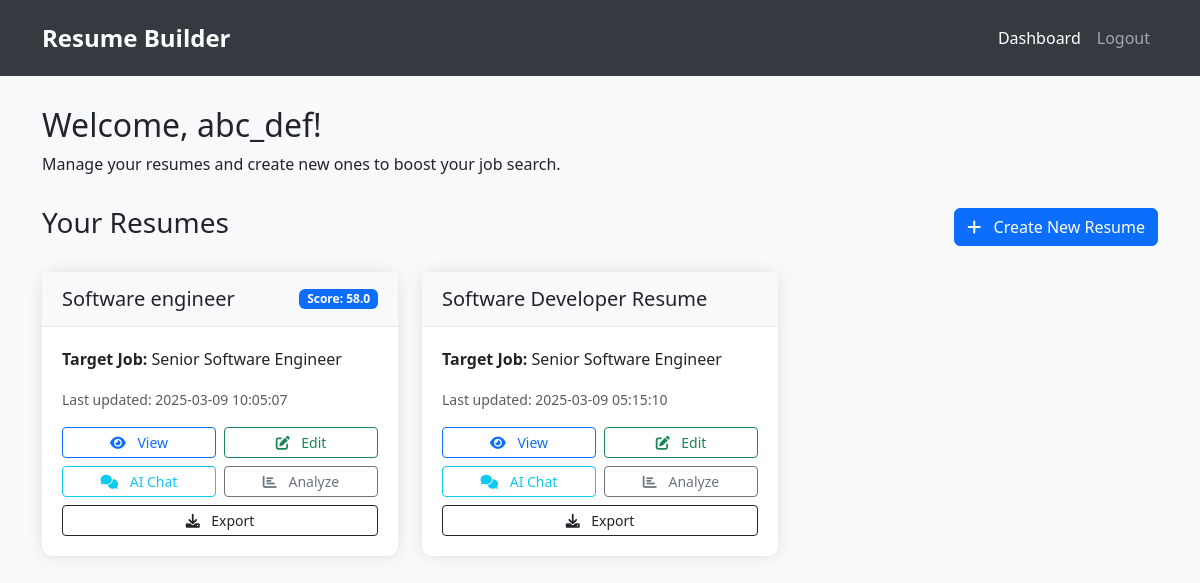
The page /dashboard (signed in) on the database as committed earlier.
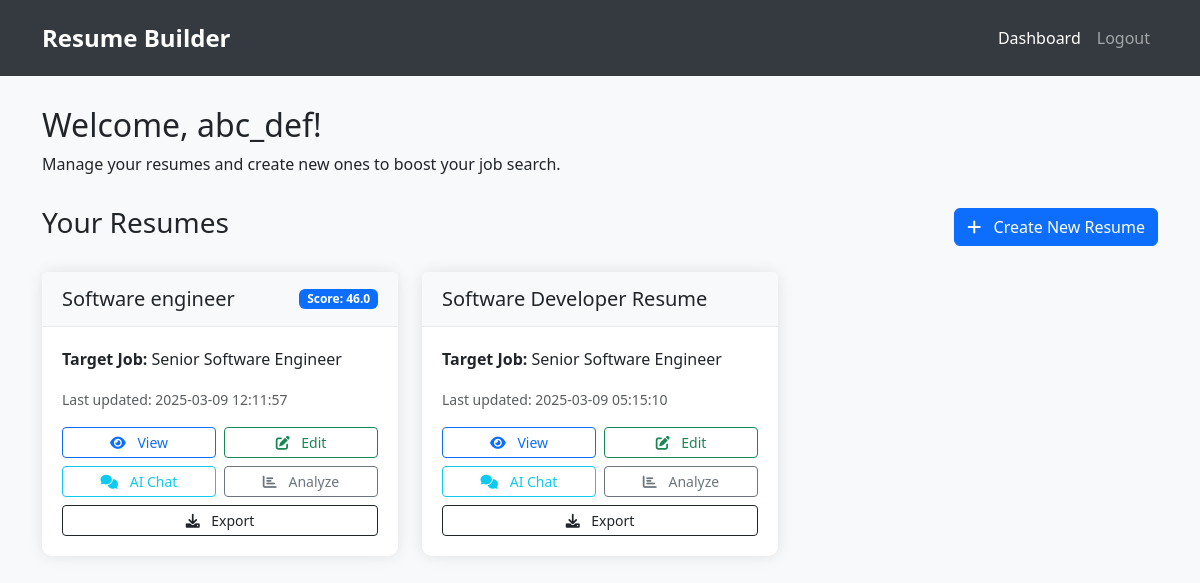
The same page on the database as committed later.
### tables this page shows
CREATE TABLE resumes (
        id INTEGER PRIMARY KEY AUTOINCREMENT,
        user_id INTEGER NOT NULL,
        title TEXT NOT NULL,
        content TEXT NOT NULL,
        score REAL,
        target_job TEXT,
        created_at TIMESTAMP DEFAULT CURRENT_TIMESTAMP,
        updated_at TIMESTAMP DEFAULT CURRENT_TIMESTAMP,
        FOREIGN KEY (user_id) REFERENCES users (id)
    );

### app.py (the view)
@app.route('/dashboard')
@login_required
def dashboard():
    conn = get_db_connection()
    cursor = conn.cursor()
    cursor.execute('SELECT * FROM resumes WHERE user_id = ? ORDER BY updated_at DESC', (session['user_id'],))
    resumes = cursor.fetchall()
    conn.close()
    return render_template('dashboard.html', resumes=resumes)

### app.py (called while the page is built)
def get_db_connection():
    conn = sqlite3.connect('resume_builder.db')
    conn.row_factory = sqlite3.Row
    return conn

def login_required(f):
    @wraps(f)
    def decorated_function(*args, **kwargs):
        if 'user_id' not in session:
            return redirect(url_for('login', next=request.url))
        return f(*args, **kwargs)
    return decorated_function

### templates/dashboard.html (shortened to what this page needs)
<!DOCTYPE html>
<html lang="en">
<head>
    <link href="https://cdn.jsdelivr.net/npm/bootstrap@5.3.0-alpha1/dist/css/bootstrap.min.css" rel="stylesheet">
    <link rel="stylesheet" href="https://cdnjs.cloudflare.com/ajax/libs/font-awesome/6.0.0/css/all.min.css">
</head>
<body>
    <nav class="navbar navbar-expand-lg navbar-dark">
        <div class="container">
            <a class="navbar-brand" href="{{ url_for('dashboard') }}">Resume Builder</a>
            <div class="collapse navbar-collapse" id="navbarNav">
                <ul class="navbar-nav ms-auto">
                    <li class="nav-item">
                        <a class="nav-link active" href="{{ url_for('dashboard') }}">Dashboard</a>
                    </li>
                    <li class="nav-item">
                        <a class="nav-link" href="{{ url_for('logout') }}">Logout</a>
                    </li>
                </ul>
            </div>
        </div>
    </nav>
    <div class="container main-container">
        <div class="welcome-message">
            <h2>Welcome, {{ session.username }}!</h2>
            <p>Manage your resumes and create new ones to boost your job search.</p>
        </div>
        <div class="d-flex justify-content-between align-items-center mb-4">
            <h3>Your Resumes</h3>
            <a href="{{ url_for('new_resume') }}" class="btn btn-primary">
                <i class="fas fa-plus me-2"></i> Create New Resume
            </a>
        </div>
        {% if resumes %}
            <div class="row">
                {% for resume in resumes %}
                    <div class="col-md-6 col-lg-4">
                        <div class="card">
                            <div class="card-header d-flex justify-content-between align-items-center">
                                <h5 class="card-title mb-0">{{ resume.title }}</h5>
                                {% if resume.score %}
                                    <span class="badge bg-primary">Score: {{ resume.score }}</span>
                                {% endif %}
                            </div>
                            <div class="card-body">
                                {% if resume.target_job %}
                                    <p><strong>Target Job:</strong> {{ resume.target_job }}</p>
                                {% endif %}
                                <p><small class="text-muted">Last updated: {{ resume.updated_at }}</small></p>
                                <div class="resume-actions">
                                    <a href="{{ url_for('view_resume', resume_id=resume.id) }}" class="btn btn-outline-primary btn-sm">
                                        <i class="fas fa-eye me-2"></i> View
                                    </a>
                                    <a href="{{ url_for('edit_resume', resume_id=resume.id) }}" class="btn btn-outline-success btn-sm">
                                        <i class="fas fa-edit me-2"></i> Edit
                                    </a>
                                </div>
                                <div class="resume-actions mt-2">
                                    <a href="{{ url_for('resume_chat', resume_id=resume.id) }}" class="btn btn-outline-info btn-sm">
                                        <i class="fas fa-comments me-2"></i> AI Chat
                                    </a>
                                    <a href="{{ url_for('analyze_resume', resume_id=resume.id) }}" class="btn btn-outline-secondary btn-sm">
                                        <i class="fas fa-chart-bar me-2"></i> Analyze
                                    </a>
                                </div>
                                <div class="resume-actions mt-2">
                                    <a href="{{ url_for('export_resume', resume_id=resume.id) }}" class="btn btn-outline-dark btn-sm">
                                        <i class="fas fa-download me-2"></i> Export
                                    </a>
                                </div>
                            </div>
                        </div>
                    </div>
                {% endfor %}
            </div>
        {% endif %}
    </div>
</body>
</html>

### templates/dashboard.html (style rules this page uses)
body { background-color: #f8f9fa; }
.navbar { background-color: #343a40; padding: 15px 0; }
.navbar-brand { font-weight: bold; font-size: 1.5rem; }
.main-container { margin-top: 30px; padding-bottom: 50px; }
.card { border: none; border-radius: 10px; box-shadow: 0 0 15px rgba(0, 0, 0, 0.1); transition: transform 0.3s; margin-bottom: 20px; }
.card-header { background-color: #f8f9fa; border-bottom: 1px solid #e9ecef; padding: 15px 20px; }
.card-body { padding: 20px; }
.welcome-message { margin-bottom: 30px; }
.resume-actions { display: flex; gap: 8px; }
.resume-actions a { flex: 1; }

Rows that differ between the two databases and show on the page:
changed resumes "Software engineer": score "58.0" → "46.0"; updated_at "2025-03-09 10:05:07" → "2025-03-09 12:11:57"
